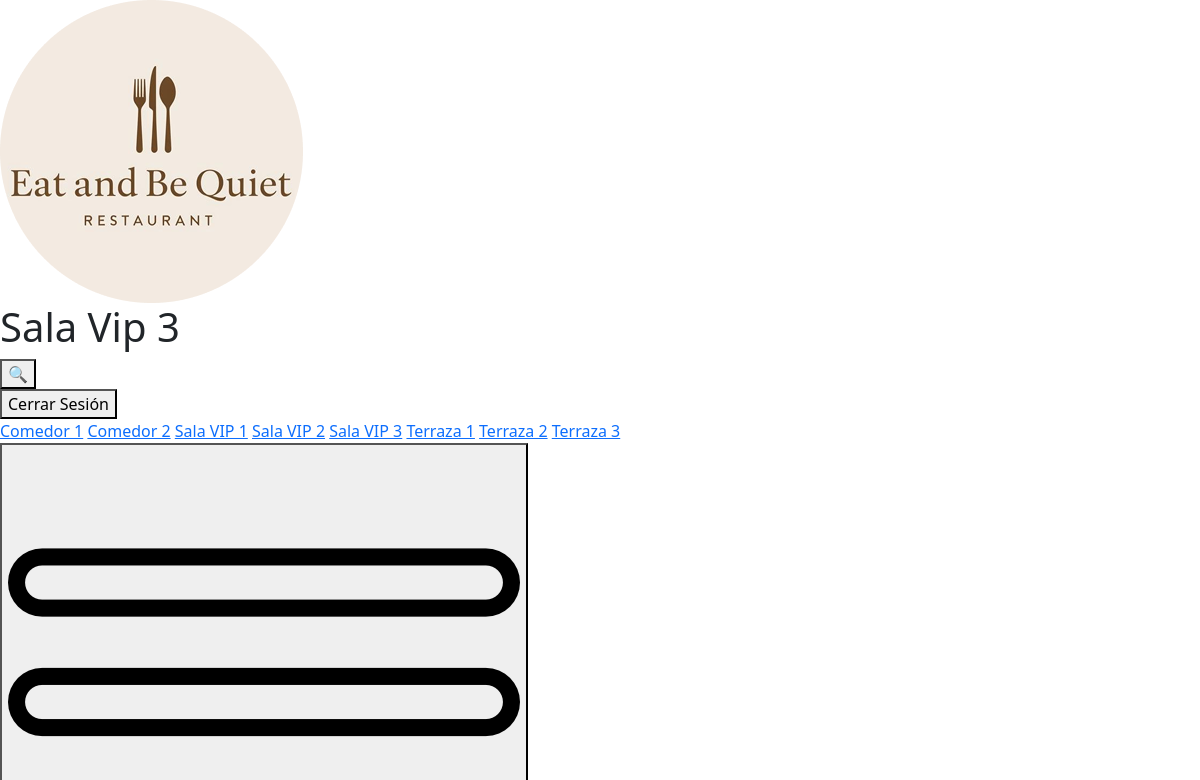
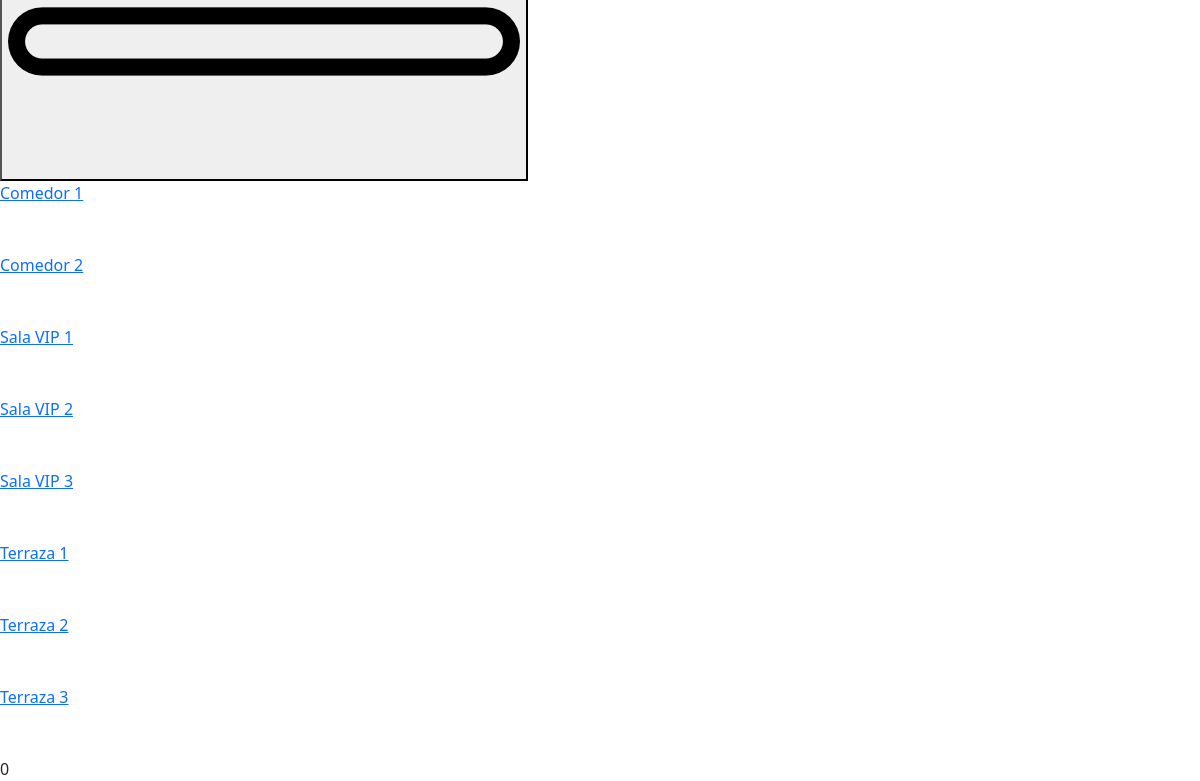
/view/sala-vip-3.php (signed in), run on an earlier commit of the app's database (2 pictures, top to bottom).
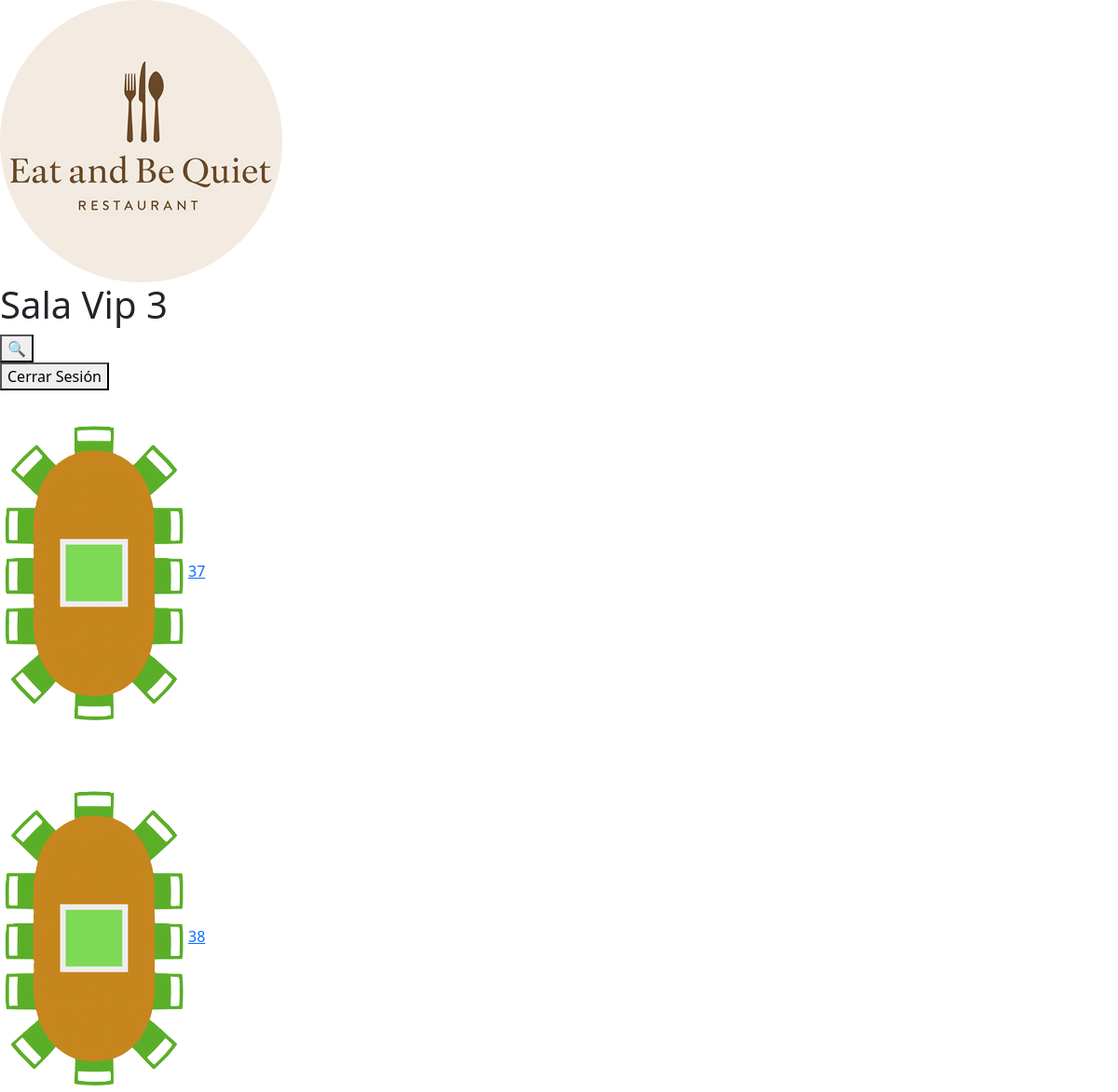
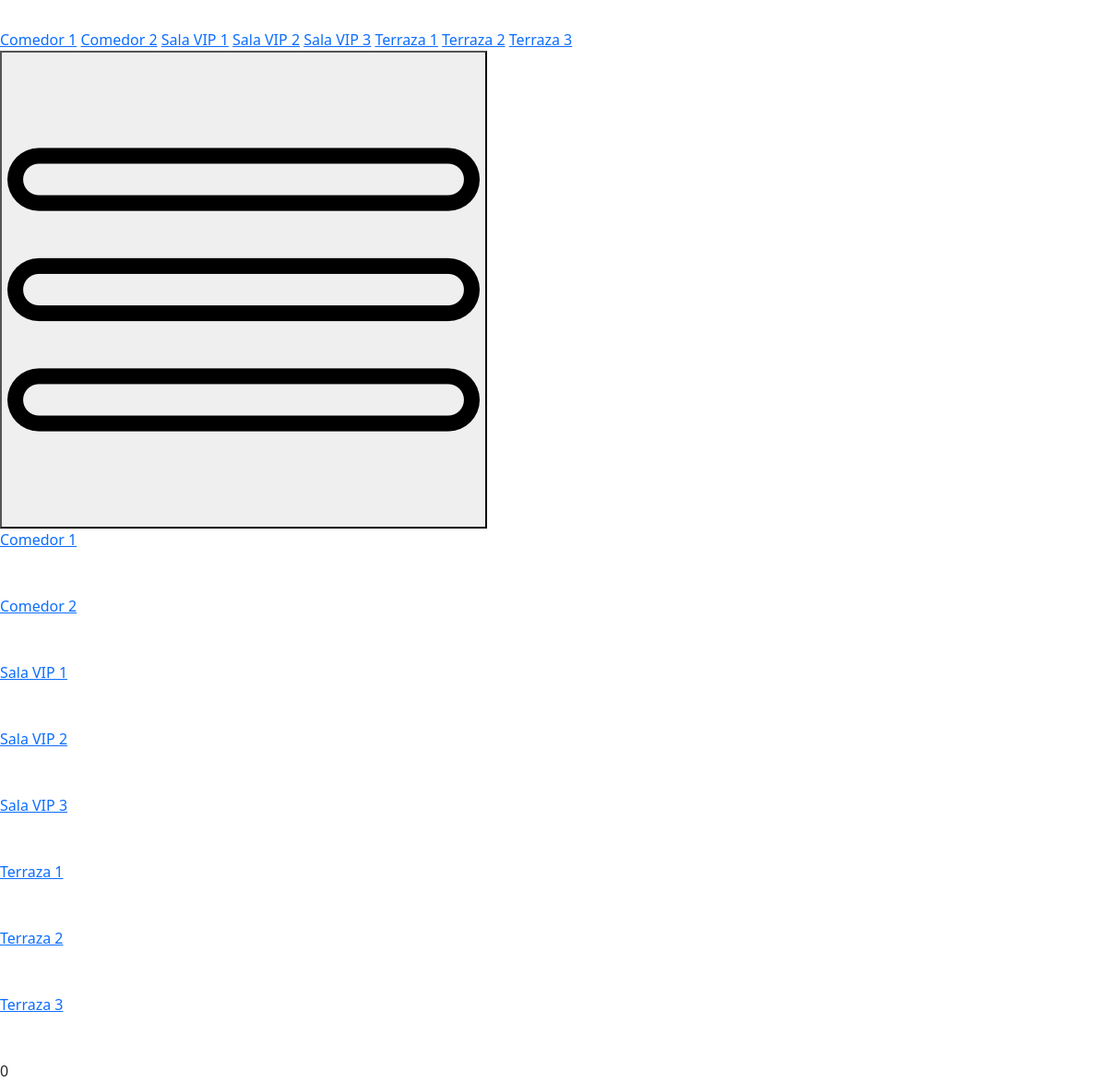
And on a later commit of the database (2 pictures, top to bottom).
### tables this page shows
CREATE TABLE IF NOT EXISTS tbl_mesas (
    id_mesa INT AUTO_INCREMENT PRIMARY KEY,
    id_sala INT NOT NULL,
    num_sillas INT NOT NULL,
    estado ENUM('libre','ocupada') DEFAULT 'libre',
    tipo_mesa ENUM('cuadrada','rectangular','redonda','especial') NOT NULL
);

### view/sala-vip-3.php (the view, shortened to what this page needs)
<!DOCTYPE html>
<html lang="en">
<head>
    <link href="https://cdn.jsdelivr.net/npm/bootstrap@5.3.8/dist/css/bootstrap.min.css" rel="stylesheet">
    <link rel="stylesheet/less" type="text/css" href="../estilos/estilos_salas.less" />
</head>
<body class="vip">
    <div class="header">
        <img src="../media/Logo.png" alt="No se ha podido cargar la imagen">
        <h1>Sala Vip 3</h1>
        <div>
            <form action="historial.php" method="get">
                <button type="submit" class="btn-buscar">&#128269;</button>
            </form>
            <form action="./logout.php" method="post">
                <button type="submit" class="btn-cerrar-sesion">Cerrar Sesión</button>
            </form>
        </div>
    </div>
    <div class="content">
        <div class="section-3 vip">
            <?php
                include_once "../conexion/conexion.php";
                try {
                    $sql3 = "SELECT * FROM tbl_mesas WHERE id_sala = 5 AND tipo_mesa = 'especial'";
                    $stmt3 = $conn->query($sql3);
                    $resultados3 = $stmt3->fetchAll(PDO::FETCH_ASSOC);
                    $i = 1;
                    foreach($resultados3 as $mesa){
                        echo '<div class="mesa">';
                        echo '<form action="../index.php" method="POST">';
                        echo '<img src="../media/'. $mesa['tipo_mesa'] . '_' . $mesa['estado'] . '.png" alt="No se ha podido cargar la imagen" class="mesa-svg">';
                        if($mesa['estado'] == "ocupada"){
                            echo '<a class="btn-mesa libre" id="' . $mesa['id_mesa'] . '" name="' . $mesa['id_sala'] . '">' . $mesa['id_mesa'] . '</a>';
                        } else if($mesa['estado'] == "libre"){
                            echo '<a class="btn-mesa ocupada" id="' . $mesa['id_mesa'] . '" name="' . $mesa['id_sala'] . '">' . $mesa['id_mesa'] . '</a>';
                        }
                        echo '</form>';
                        echo '</div>';
                        $i++;
                        if($i > 2){
                            break;
                        }
                    }
                } catch (PDOException $e) {
                    echo "Error: " . $e->getMessage();
                }
                ?>
        </div>
    </div>
    <div class="footer">
        <a href="./sala.php">Comedor 1</a>
        <a href="./sala-2.php">Comedor 2</a>
        <a href="./sala-vip-1.php">Sala VIP 1</a>
        <a href="./sala-vip-2.php">Sala VIP 2</a>
        <a href="./sala-vip-3.php">Sala VIP 3</a>
        <a href="./sala-terraza-1.php">Terraza 1</a>
        <a href="./sala-terraza-2.php">Terraza 2</a>
        <a href="./sala-terraza-3.php">Terraza 3</a>
    </div>
    <div class="footer-2" id="footer-2">
        <button class="btn-desplegable" id="btn-desplegable"><img src="../media/menu.png" alt=""></button>
        <div class="desplegable" id="desplegable">
            <div>
                <a href="./sala.php">Comedor 1</a><br><br><br>
                <a href="./sala-2.php">Comedor 2</a><br><br><br>
                <a href="./sala-vip-1.php">Sala VIP 1</a><br><br><br>
                <a href="./sala-vip-2.php">Sala VIP 2</a><br><br><br>
            </div>
            <div>
                <a href="./sala-vip-3.php">Sala VIP 3</a><br><br><br>
                <a href="./sala-terraza-1.php">Terraza 1</a><br><br><br>
                <a href="./sala-terraza-2.php">Terraza 2</a><br><br><br>
                <a href="./sala-terraza-3.php">Terraza 3</a><br><br><br>
            </div>
        </div>
    </div>
      <div class="contador-ocupadas">
    <?php
        $ocupadas_count = 0;
        echo $ocupadas_count;
    ?>
</div>
</body>
</html>

What changed in the data, as far as the page shows it:
added tbl_mesas: tipo_mesa+estado (picture), id_mesa "37"
added tbl_mesas: tipo_mesa+estado (picture), id_mesa "38"
